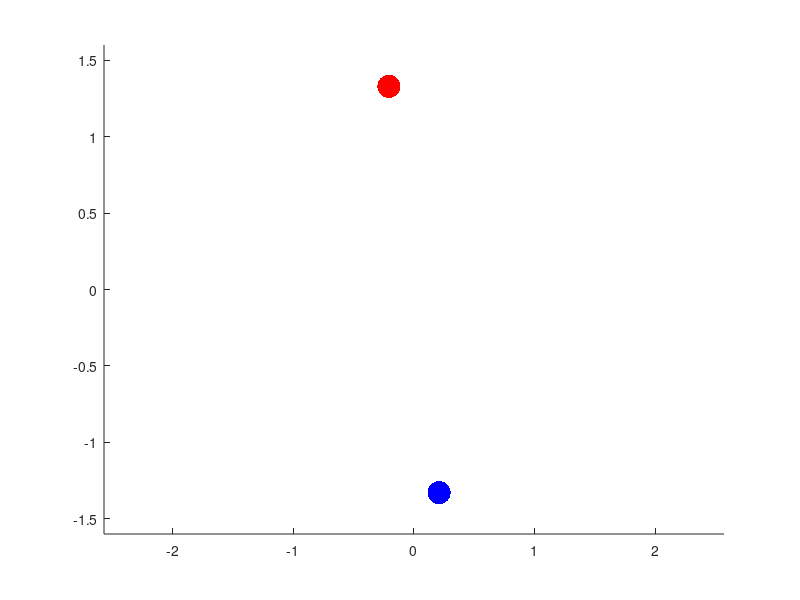

This chart was generated by the following MATLAB code:
function orbit_func()
    % calculate and plot the trajectories of two bodies with
    % the given parameters, acting under the force of gravity.
    % by Allen Downey, available from http://wb/icb/studio/code/

    d = 1;             % initial distance between stars
    v = 0.6;           % initial velocity of the small one
    m1 = 1;            % mass of the large star
    m2 = 1;            % mass of the small star
    
    P1 = [-d;0];       % simple initial conditions
    P2 = [d;0];
    V1 = [0;v];
    V2 = [0;-v];
    
    years = 10;
    [T, M] = ode45(@slope_func, [0, years*2*pi], [P1; P2; V1; V2]);
    animate_func(T,M);
    
    function animate_func(T,M)
        % animate the positions of the planets, assuming that the
        % columns of M are.  Playback is in real time with speedup.
        X1 = M(:,1);
        Y1 = M(:,2);

        X2 = M(:,3);
        Y2 = M(:,4);

        for i=1:length(T)-1
            clf;
            hold on;
            axis([min([X1;X2]), max([X1;X2]), min([Y1;Y2]), max([Y1;Y2])]);
            plot(X1(i), Y1(i), 'r.', 'MarkerSize', 50);
            plot(X2(i), Y2(i), 'b.', 'MarkerSize', 50);
            hold off;
            drawnow;
            dt = T(i+1) - T(i);
            speedup = 3.0;
            pause(dt / speedup);
        end
    end

    function res = slope_func(t, W)
        % this is a slope function invoked by ode45
        n = length(W)/2;
        P = W(1:n);
        V = W(n+1:end);

        dRdt = V;                          
        dVdt = acceleration_func(t, P, V);

        res = [dRdt; dVdt];
    end

    function res = acceleration_func(t, P, V)
        % compute acceleration due to gravity
        P1 = P(1:2);
        P2 = P(3:4);
        
        Fg = gravity_force_func(P1, P2, m1, m2);
        
        A1 = -Fg / m1;
        A2 = Fg / m2;
        res = [A1; A2];
    end

    function Fg = gravity_force_func(P1, P2, m1, m2)
        % compute the force of gravity acting on a body at
        % P2 with mass m2, due to a body at P1 with mass m1
        G = 1;
        V = P1 - P2;
        Vhat = V/norm(V);
        dist = norm(V);
        
        Fg = G * m1 * m2 / dist^2 * Vhat;
    end

end
